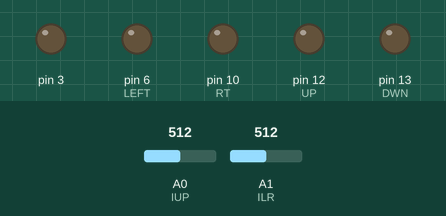
Recording of a sketch running on a simulated Arduino Uno, built with avr-gcc and run on an emulated ATmega328P. Parts: output pins drawn as LEDs (lit = HIGH). Inputs (shaded band) come from the test bench; at power-on: A0 (IUP) = 512, A1 (ILR) = 512.

Above: at 1.2 s.
1.3 s: A0 (IUP) set to 535
At 1.7 s:
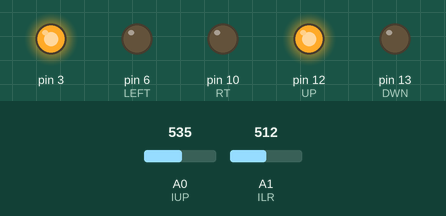
2.9 s: A1 (ILR) set to 531
At 4.5 s:
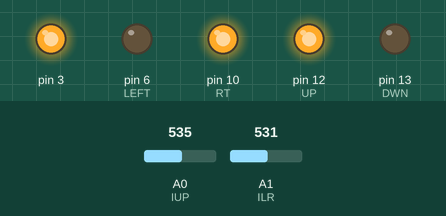
5.0 s: A0 (IUP) set to 511
At 6.2 s:
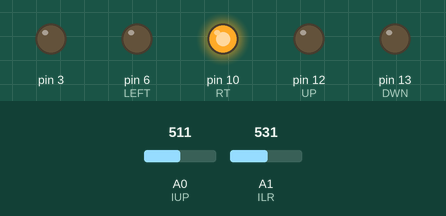
7.1 s: A1 (ILR) set to 306
At 8.9 s:
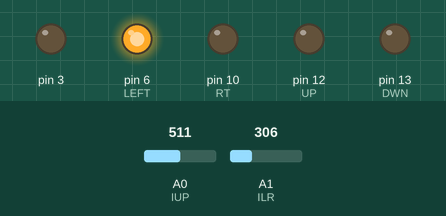
9.2 s: A0 (IUP) set to 306
At 10.6 s:
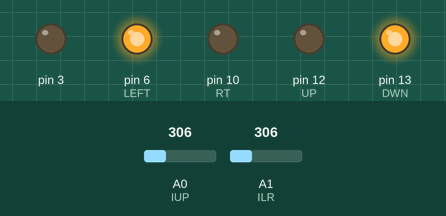
11.3 s: A1 (ILR) set to 511
At 12.2 s:
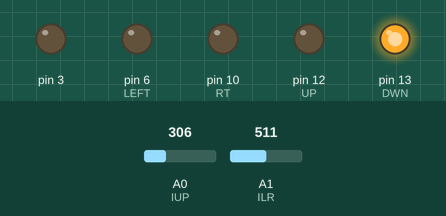
Timing chart, 0 to 14.3 s (numbered marks = the images above; inputs shaded):
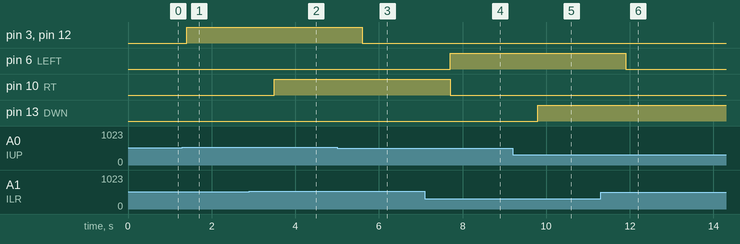

The sketch:

joystick.ino
```cpp
int UD = 0;
int LR = 0;
/* Arduino Micro output pins*/
int DWN = 13;//up//down
int UP = 12;//down//up
int LEFT = 6;//right//left
int RT = 10;//left//right
/* Arduino Micro Input Pins */
int IUP=A0;
int ILR=A1;

int MID = 10; // 10 mid point delta arduino, use 4 for attiny
int LRMID = 0;
int UPMID = 0;
void setup(){

  pinMode(3,OUTPUT);
  pinMode(DWN, OUTPUT);
  pinMode(UP, OUTPUT);
  pinMode(LEFT, OUTPUT);
  pinMode(RT, OUTPUT);

  digitalWrite(DWN, HIGH);
  digitalWrite(UP, HIGH);
  digitalWrite(LEFT, HIGH);
  digitalWrite(RT, HIGH);

  //calabrate center
  LRMID = analogRead(ILR);
  UPMID = analogRead(IUP);
}

void loop(){

  UD = analogRead(IUP);
  LR = analogRead(ILR);
  // UP-DOWN
  if(UD < UPMID - MID){
   digitalWrite(DWN, HIGH);
  }else{
   digitalWrite(DWN, LOW);
  }

  if(UD > UPMID + MID){
   digitalWrite(UP, HIGH);
   digitalWrite(3, HIGH);
  }else{
   digitalWrite(UP, LOW);
   digitalWrite(3, LOW);
  }
  // LEFT-RIGHT
  if(LR < LRMID - MID){
   digitalWrite(LEFT, HIGH);
  }else{
   digitalWrite(LEFT, LOW);
  }

  if(LR > LRMID + MID){
   digitalWrite(RT, HIGH);
  }else{
   digitalWrite(RT, LOW);
  }

  delay(700);


}
```

Measured:
- the behaviour switches between 522 and 523 on A0 (IUP) (found by bisection; images 0 and 1)
- the behaviour switches between 522 and 523 on A1 (ILR) (found by bisection; images 1 and 2)
- after the input at 1.3 s, pin 3, pin 12 (UP): LOW → HIGH after 0.10 s
- after the input at 2.9 s, pin 10 (RT): LOW → HIGH after 0.60 s
- after the input at 5.0 s, pin 3, pin 12 (UP): HIGH → LOW after 0.60 s
- after the input at 7.1 s, pin 6 (LEFT): LOW → HIGH after 0.60 s; pin 10 (RT): HIGH → LOW after 0.60 s
- after the input at 9.2 s, pin 13 (DWN): LOW → HIGH after 0.60 s
- after the input at 11.3 s, pin 6 (LEFT): HIGH → LOW after 0.60 s
